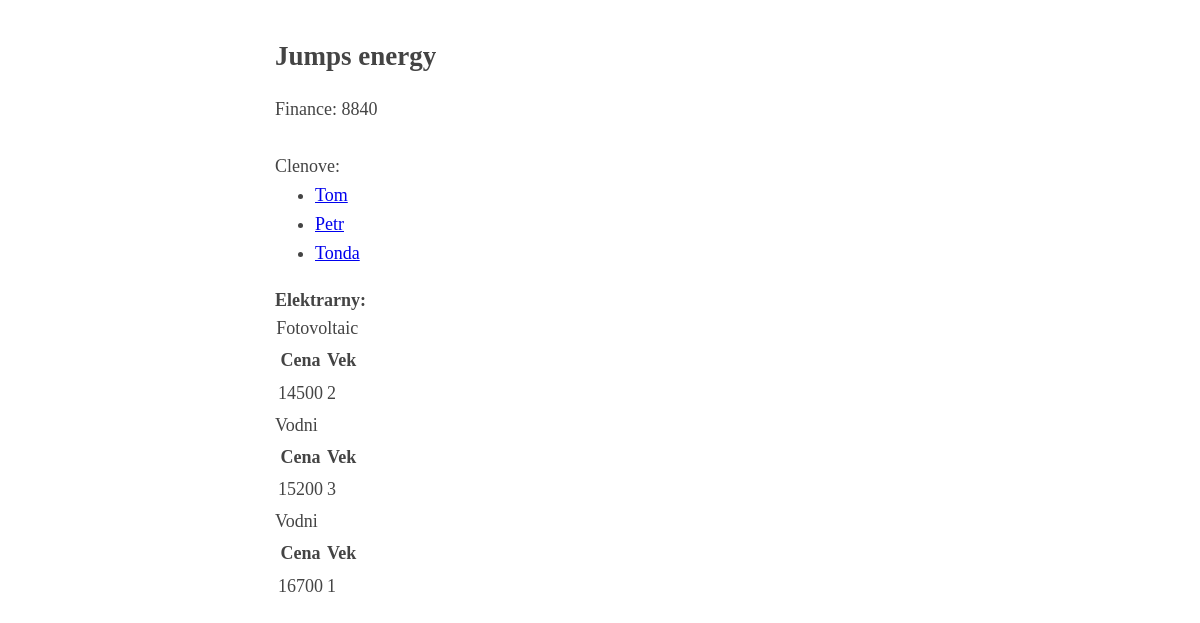
/powerplants/companies/3, run on the app's committed database.
### app.py (models this page shows, shortened)
class Company(db.Model):
    id = db.Column(db.Integer, primary_key = True)
    name = db.Column(db.String(50), nullable = False)
    finance = db.Column(db.Integer, nullable = False)
    plants = db.relationship("Plant", back_populates = "company")
    users = db.relationship("User", back_populates = "company")

class User(db.Model):
    id = db.Column(db.Integer, primary_key = True)
    name = db.Column(db.String(50), nullable = False)
    finance = db.Column(db.Integer, nullable = False)
    company_id = db.Column(db.Integer, db.ForeignKey("company.id"))
    company = db.relationship("Company", back_populates = "users")
    plants = db.relationship("Plant", back_populates = "owner")

class Plant(db.Model):
    id = db.Column(db.Integer, primary_key = True)
    type = db.Column(db.Integer, nullable = False)
    cost = db.Column(db.Integer, nullable = False)
    age = db.Column(db.Integer, nullable = False)
    active = db.Column(db.Boolean, nullable = False)
    owner_id = db.Column(db.Integer, db.ForeignKey("user.id"))
    company_id = db.Column(db.Integer, db.ForeignKey("company.id"))
    owner = db.relationship("User", back_populates = "plants")
    company = db.relationship("Company", back_populates = "plants")

### app.py (the view)
@app.route("/powerplants/companies/<int:id>")
def company_page(id):
    company = Company.query.get(id)
    plants = Plant.query.filter_by(company_id = company.id).order_by(Plant.type)
    count = plants.count()
    return render_template('powerplants/company.html', company = company, types = types, plants = plants, count = count)

### templates/powerplants/company.html (shortened to what this page needs)
<!DOCTYPE html>
<html lang="en">
<head>
    <link rel="stylesheet" href="{{ url_for('static', filename='style.css') }}">
</head>
<body>
    <h2> {{ company.name }} </h2>
    Finance: {{ company.finance }} </br>
    Clenove: </br>
    <ul>
        {% for user in company.users %}
        <li> <a href="/powerplants/users/{{ user.id }}" > {{ user.name }} </a> </li>
        {% endfor %}
    </ul>
    {% if count != 0 %}
    <b> Elektrarny: </b> </br>
    {% set last = plants[0].type %}
    <table>
        <caption> {{ types[last] }}
        <tr>
            <th> Cena </th>
            <th> Vek </th>
        </tr>
        {% for plant in plants %}
            {% if last != plant.type %}
                </table>
                {{ types[plant.type] }}
                <table>
                <tr>
                    <th> Cena </th>
                    <th> Vek </th>
                </tr>
            {% endif %}
        <tr>
            <td> {{ plant.cost }} </td>
            <td> {{ plant.age }} </td>
        </tr>
    {% endfor %}
    </table>
    {% endif %}
</body>

### static/style.css (style rules this page uses)
body { margin: 40px auto; max-width: 650px; line-height: 1.6; font-size: 18px; color: #444; padding: 0 10px; }
h1, h2, h3 { line-height: 1.2; }
ul { margin-top: 0; }

### data on the page
Company: name "Jumps energy", finance "8840"
User: name "Tom"
User: name "Petr"
User: name "Tonda"
Plant: cost "14500", age "2"
Plant: type "Vodni", cost "15200", age "3"
Plant: type "Vodni", cost "16700", age "1"

### other printed values
{{ types[last] }} "Fotovoltaic"
